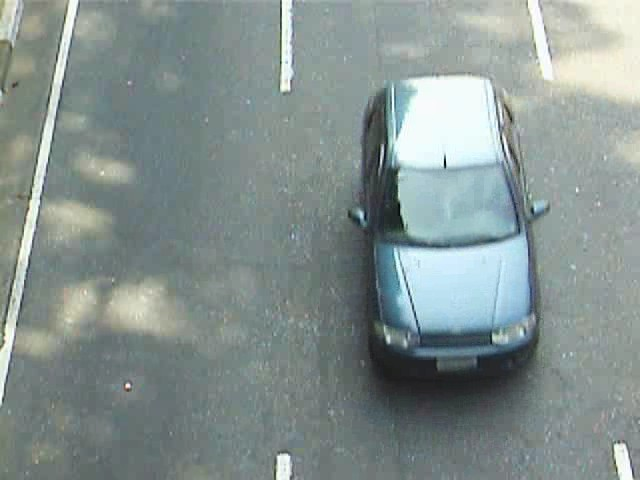
#> input picture Aula3/transformacao/ka0.jpg, 640 x 480 px
$ python vizinho.py ka0.jpg out.png 1.0 1.0
#> lines starting #> are read from the running program, lines starting #| are printed output that depends on the picture
# vizinho.py - pos2022
# Especifica fatores de ampliacao

import cv2, sys
import numpy as np
if len(sys.argv)!=5:
  print("vizinho: Muda resolucao de imagem usando interpolacao vizinho+px.")
  print("vizinho ent.pgm sai.pgm fatorl fatorc")
  sys.exit("Erro: Numero de argumentos invalido")

a=cv2.imread(sys.argv[1],0)
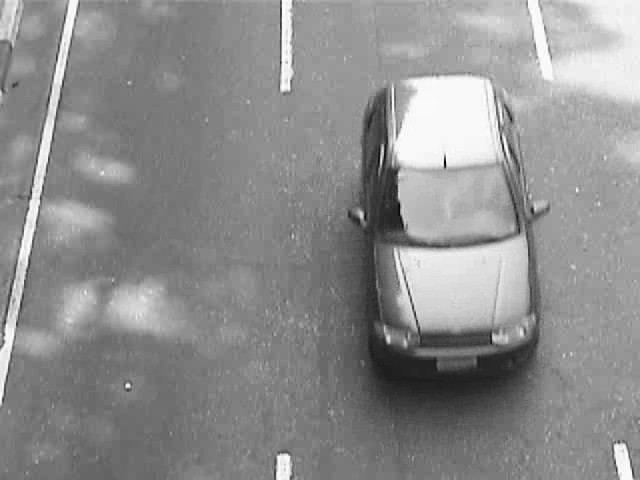
#> a: shape (480, 640); min 2, max 255, mean 141.7
if a is None:
  sys.exit("Erro leitura"+sys.argv[1])
fatorl=float(sys.argv[3]); fatorc=float(sys.argv[4])
nl=round(a.shape[0]*fatorl); nc=round(a.shape[1]*fatorc)
#> after `nl = round(a.shape[0] * fatorl)`: nl = 480
#> after `nc = round(a.shape[1] * fatorc)`: nc = 640
b=np.empty((nl,nc),np.uint8)
for l in range(b.shape[0]):
  for c in range(b.shape[1]):
    b[l,c] = a[int(l/fatorl),int(c/fatorc)]
cv2.imwrite(sys.argv[2],b)
